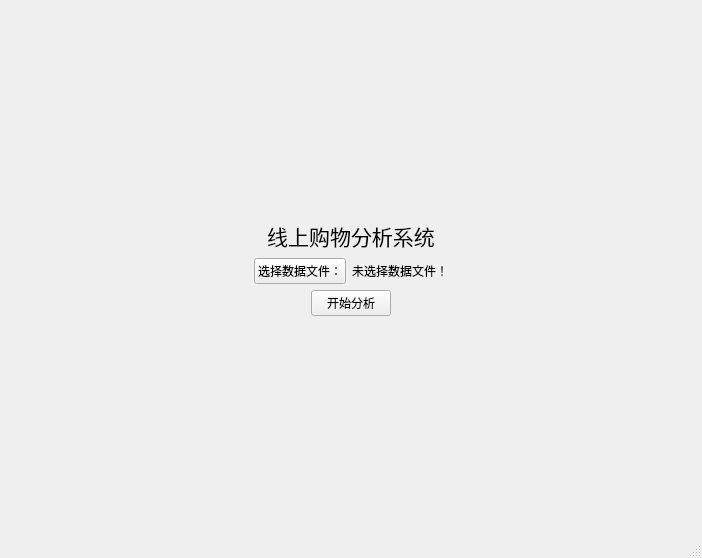
<?xml version="1.0" encoding="UTF-8"?>
<ui version="4.0">
 <class>MainWindow</class>
 <widget class="QMainWindow" name="MainWindow">
  <property name="geometry">
   <rect>
    <x>0</x>
    <y>0</y>
    <width>702</width>
    <height>558</height>
   </rect>
  </property>
  <property name="windowTitle">
   <string>MainWindow</string>
  </property>
  <widget class="QWidget" name="centralwidget">
   <layout class="QVBoxLayout" name="verticalLayout_2">
    <item>
     <layout class="QVBoxLayout" name="verticalLayout">
      <item>
       <spacer name="verticalSpacer">
        <property name="orientation">
         <enum>Qt::Vertical</enum>
        </property>
        <property name="sizeHint" stdset="0">
         <size>
          <width>20</width>
          <height>72</height>
         </size>
        </property>
       </spacer>
      </item>
      <item>
       <layout class="QHBoxLayout" name="horizontalLayout_2">
        <item>
         <spacer name="horizontalSpacer_17">
          <property name="orientation">
           <enum>Qt::Horizontal</enum>
          </property>
          <property name="sizeHint" stdset="0">
           <size>
            <width>40</width>
            <height>20</height>
           </size>
          </property>
         </spacer>
        </item>
        <item>
         <widget class="QLabel" name="label_title">
          <property name="font">
           <font>
            <family>微软雅黑</family>
            <pointsize>16</pointsize>
           </font>
          </property>
          <property name="text">
           <string>线上购物分析系统</string>
          </property>
          <property name="alignment">
           <set>Qt::AlignCenter</set>
          </property>
         </widget>
        </item>
        <item>
         <spacer name="horizontalSpacer_18">
          <property name="orientation">
           <enum>Qt::Horizontal</enum>
          </property>
          <property name="sizeHint" stdset="0">
           <size>
            <width>40</width>
            <height>20</height>
           </size>
          </property>
         </spacer>
        </item>
       </layout>
      </item>
      <item>
       <layout class="QHBoxLayout" name="horizontalLayout">
        <item>
         <spacer name="horizontalSpacer_15">
          <property name="orientation">
           <enum>Qt::Horizontal</enum>
          </property>
          <property name="sizeHint" stdset="0">
           <size>
            <width>40</width>
            <height>20</height>
           </size>
          </property>
         </spacer>
        </item>
        <item>
         <widget class="QPushButton" name="button_choose_file">
          <property name="text">
           <string>选择数据文件：</string>
          </property>
         </widget>
        </item>
        <item>
         <widget class="QLabel" name="label_file_path">
          <property name="text">
           <string>未选择数据文件！</string>
          </property>
         </widget>
        </item>
        <item>
         <spacer name="horizontalSpacer_16">
          <property name="orientation">
           <enum>Qt::Horizontal</enum>
          </property>
          <property name="sizeHint" stdset="0">
           <size>
            <width>40</width>
            <height>20</height>
           </size>
          </property>
         </spacer>
        </item>
       </layout>
      </item>
      <item>
       <layout class="QHBoxLayout" name="horizontalLayout_3">
        <item>
         <spacer name="horizontalSpacer_13">
          <property name="orientation">
           <enum>Qt::Horizontal</enum>
          </property>
          <property name="sizeHint" stdset="0">
           <size>
            <width>40</width>
            <height>20</height>
           </size>
          </property>
         </spacer>
        </item>
        <item>
         <widget class="QPushButton" name="button_start">
          <property name="text">
           <string>开始分析</string>
          </property>
         </widget>
        </item>
        <item>
         <spacer name="horizontalSpacer_14">
          <property name="orientation">
           <enum>Qt::Horizontal</enum>
          </property>
          <property name="sizeHint" stdset="0">
           <size>
            <width>40</width>
            <height>20</height>
           </size>
          </property>
         </spacer>
        </item>
       </layout>
      </item>
      <item>
       <spacer name="verticalSpacer_2">
        <property name="orientation">
         <enum>Qt::Vertical</enum>
        </property>
        <property name="sizeHint" stdset="0">
         <size>
          <width>20</width>
          <height>91</height>
         </size>
        </property>
       </spacer>
      </item>
     </layout>
    </item>
   </layout>
  </widget>
  <widget class="QMenuBar" name="menubar">
   <property name="geometry">
    <rect>
     <x>0</x>
     <y>0</y>
     <width>702</width>
     <height>22</height>
    </rect>
   </property>
  </widget>
  <widget class="QStatusBar" name="statusbar"/>
 </widget>
 <resources/>
 <connections/>
</ui>
